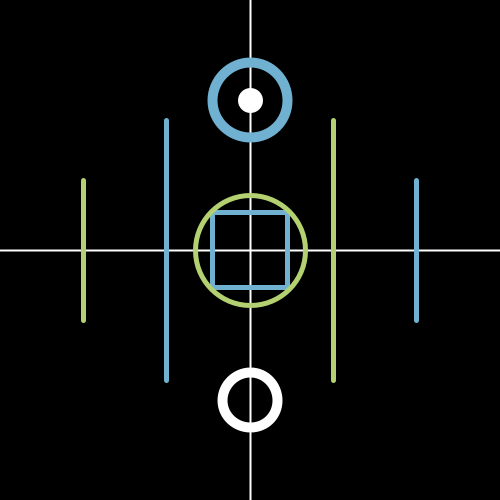
Frame 1 (no input)
Frame 60 (the mouse pressed at the canvas centre just before this capture): identical to frame 1, image omitted
Frame 120 (the mouse held since frame 60 and released just before this capture): identical to frame 1, image omitted

The Processing sketch that drew this single still picture (run headless with seeded random() and noise(); from frame 60 on, the mouse is pressed at the canvas centre):

// Processing sketch: s05t00
// ── s05t00.pde
color azul, verde, blanco;

void setup() {
  size(500, 500);
  azul = #70B1D1;
  verde = #B3D170;
  blanco = 255;
}

void draw() {
  background(0);
  line1(width, height, width, height, azul, verde, blanco);
  ellipse1(width, height, 75, 75, azul, blanco);
  ellipse2(width, height, 110, 110, verde, azul);
  ellipse3(width, height, 55, 55, blanco);
}

void line1(int a, int b, int c, int d, color pp, color cc, color dd) {
  strokeWeight(2);
  stroke(dd);
  line(0, b/2, c, d/2);
  line(a/2, 0, c/2, d);
  strokeWeight(5);
  stroke(pp);
  line(a/3, 120, c/3, 380);
  line(a/1.2, 180, c/1.2, 320);
  stroke(cc);
  line(a/1.5, 120, c/1.5, 380);
  line(a/6, 180, c/6, 320);
}

void ellipse1(int a, int b, int c, int d, color aa, color ee) {
  noFill();
  strokeWeight(10);
  stroke(aa);
  ellipse(a/2, b/5, c, d);
  strokeWeight(25);
  stroke(ee);
  point(a/2, b/5);
}

void ellipse2(int a, int b, int c, int d, color ver, color az) {
  strokeWeight(5);
  stroke(az);
  rect(a/2.35, b/2.35, 75, 75);
  noFill();
  strokeWeight(5);
  stroke(ver);
  ellipse(a/2, b/2, c, d);
}

void ellipse3(int a, int b, int c, int d, color blanc) {
  noFill();
  strokeWeight(10);
  stroke(blanc);
  ellipse(a/2, b -= 100, c, d);
}


void keyPressed() {
  if (key == 'a') {
    azul = verde;
  } else if (key == 's') {
    azul = #70B1D1;
  } else if (key == 'd'){
    verde = azul;
  } else if (key == 'f'){
    verde = #B3D170;
  }
}
